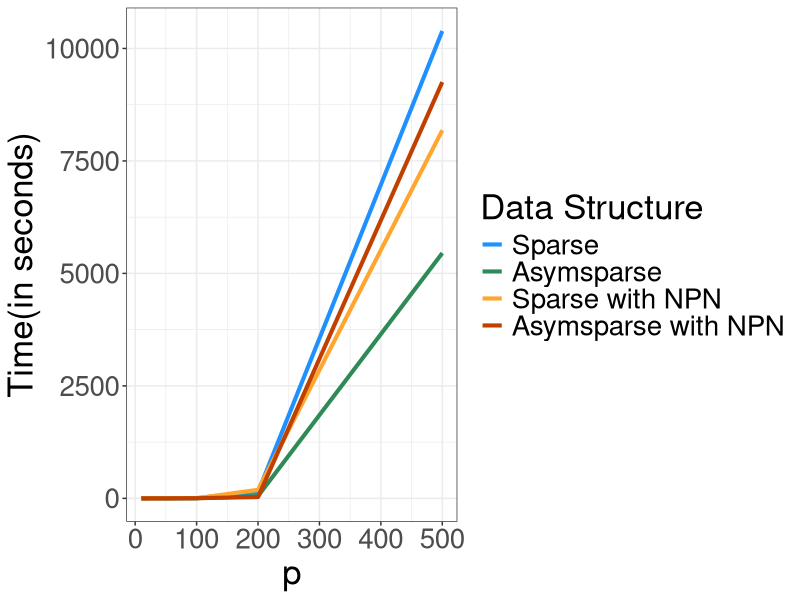

Here is the R script that generated this plot:
# D-trace

### Plotting

sparse_times <- c(0.06, 0.14, 0.96, 4.86, 140.13, 10388.93)
asymsparse_times <- c(0.06, 0.11, 1.07, 3.23, 51.24, 5451.88)
sparse_NPN_times <- c(0.07, 0.08, 0.75, 5.34, 189.67, 8182.14)
asymsparse__NPN_times <- c(0.06, 0.15, 0.91, 4.22, 29.38, 9252.86)

p_options <- c(10, 20, 50, 100, 200, 500)

times_mat <- cbind(rep(p_options,4), c(sparse_times, asymsparse_times, 
                                       sparse_NPN_times, asymsparse__NPN_times),
                   c(rep(1, 6), rep(2, 6), 
                     rep(3, 6), rep(4, 6)))

times_data <- as.data.frame(times_mat)
names(times_data) <- c("p", "Time", "group")

library(ggplot2)

# Time
pdf("D_trace_Times.pdf",21,8)
ggplot(data = times_data, aes(x=p, y=Time)) + geom_line(aes(colour=as.factor(group)), size = 1.4) +
  xlab("p") + ylab("Time(in seconds)") + 
  scale_color_manual(name = "Data Structure", values = c("#1E90FF", "#2E8B57", "#FFA62F", "#C04000"), 
                     labels = c("Sparse", "Asymsparse", "Sparse with NPN", "Asymsparse with NPN")) + 
  theme_bw() + theme(text = element_text(size = 25)) 
dev.off()